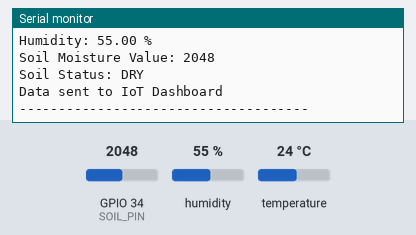
Simulated run of this sketch. Board: ESP32. On the bench: the last lines printed to the serial monitor. The test bench sets the inputs (shaded band); at power-on: GPIO 34 (SOIL_PIN) = 2048, humidity 55 %, temperature 24 °C.

Above: at 2.9 s.
3.0 s: GPIO 34 (SOIL_PIN) set to 1460
At 5.1 s:
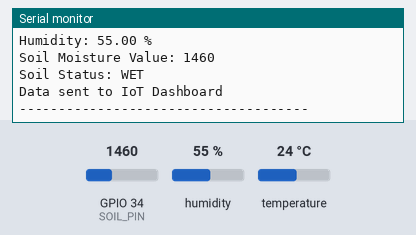
7.9 s: humidity set to 22 %
10.8 s: temperature set to 12 °C
13.7 s: GPIO 34 (SOIL_PIN) set to 1540
At 15.9 s:
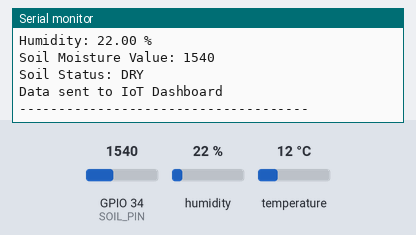
16.6 s: humidity set to 40 %
19.5 s: GPIO 34 (SOIL_PIN) set to 491
At 22.9 s:
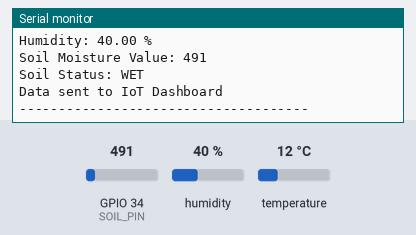
Timing chart, 0 to 24.4 s (numbered marks = the images above; inputs shaded):
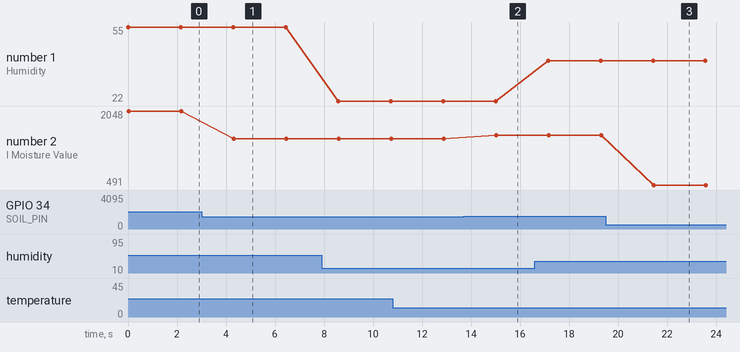

The sketch:

main.ino
```cpp
#include <DHT.h>

#define DHTPIN 15
#define DHTTYPE DHT22
#define SOIL_PIN 34

DHT dht(DHTPIN, DHTTYPE);

void setup() {
  Serial.begin(9600);
  dht.begin();
}

void loop() {
  float temperature = dht.readTemperature();
  float humidity = dht.readHumidity();
  int soilValue = analogRead(SOIL_PIN);

  Serial.println("---- Smart Agriculture Monitoring ----");

  Serial.print("Temperature: ");
  Serial.print(temperature);
  Serial.println(" °C");

  Serial.print("Humidity: ");
  Serial.print(humidity);
  Serial.println(" %");

  Serial.print("Soil Moisture Value: ");
  Serial.println(soilValue);

  if (soilValue < 1500) {
    Serial.println("Soil Status: WET");
  } else {
    Serial.println("Soil Status: DRY");
  }

  Serial.println("Data sent to IoT Dashboard");
  Serial.println("-------------------------------------");

  delay(2000);
}
```

Measured:
- after the input at 3.0 s, the serial monitor: prints a new line after 1.3 s (image 1)
- after the input at 13.7 s, the serial monitor: prints a new line after 1.3 s (image 2)
- after the input at 19.5 s, the serial monitor: prints a new line after 1.9 s (image 3)
- plotted number 1: 55 → 22 after the input at 7.9 s, 22 → 40 after the input at 16.6 s
- plotted number 2: 2048 → 1460 after the input at 3.0 s, 1460 → 1540 after the input at 13.7 s, 1540 → 491 after the input at 19.5 s
